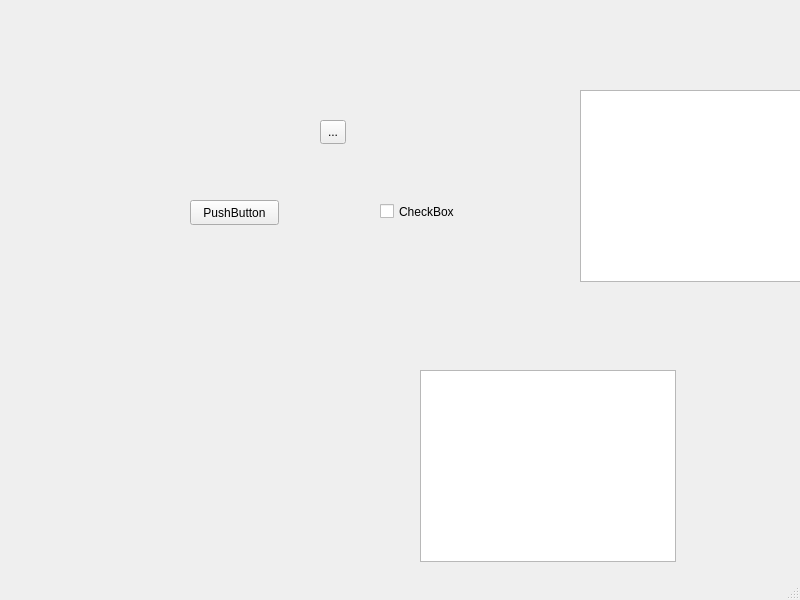
<?xml version="1.0" encoding="UTF-8"?>
<ui version="4.0">
 <class>MainWindow</class>
 <widget class="QMainWindow" name="MainWindow">
  <property name="geometry">
   <rect>
    <x>0</x>
    <y>0</y>
    <width>800</width>
    <height>600</height>
   </rect>
  </property>
  <property name="windowTitle">
   <string>MainWindow</string>
  </property>
  <widget class="QWidget" name="centralwidget">
   <widget class="QPushButton" name="b1">
    <property name="geometry">
     <rect>
      <x>190</x>
      <y>200</y>
      <width>89</width>
      <height>25</height>
     </rect>
    </property>
    <property name="text">
     <string>PushButton</string>
    </property>
   </widget>
   <widget class="QCheckBox" name="checkBox">
    <property name="geometry">
     <rect>
      <x>380</x>
      <y>200</y>
      <width>92</width>
      <height>23</height>
     </rect>
    </property>
    <property name="text">
     <string>CheckBox</string>
    </property>
   </widget>
   <widget class="QToolButton" name="toolButton">
    <property name="geometry">
     <rect>
      <x>320</x>
      <y>120</y>
      <width>26</width>
      <height>24</height>
     </rect>
    </property>
    <property name="text">
     <string>...</string>
    </property>
   </widget>
   <widget class="QTreeView" name="treeView">
    <property name="geometry">
     <rect>
      <x>420</x>
      <y>370</y>
      <width>256</width>
      <height>192</height>
     </rect>
    </property>
   </widget>
   <widget class="QListWidget" name="listWidget">
    <property name="geometry">
     <rect>
      <x>580</x>
      <y>90</y>
      <width>256</width>
      <height>192</height>
     </rect>
    </property>
   </widget>
  </widget>
  <widget class="QMenuBar" name="menubar">
   <property name="geometry">
    <rect>
     <x>0</x>
     <y>0</y>
     <width>800</width>
     <height>22</height>
    </rect>
   </property>
  </widget>
  <widget class="QStatusBar" name="statusbar"/>
 </widget>
 <resources/>
 <connections/>
</ui>
